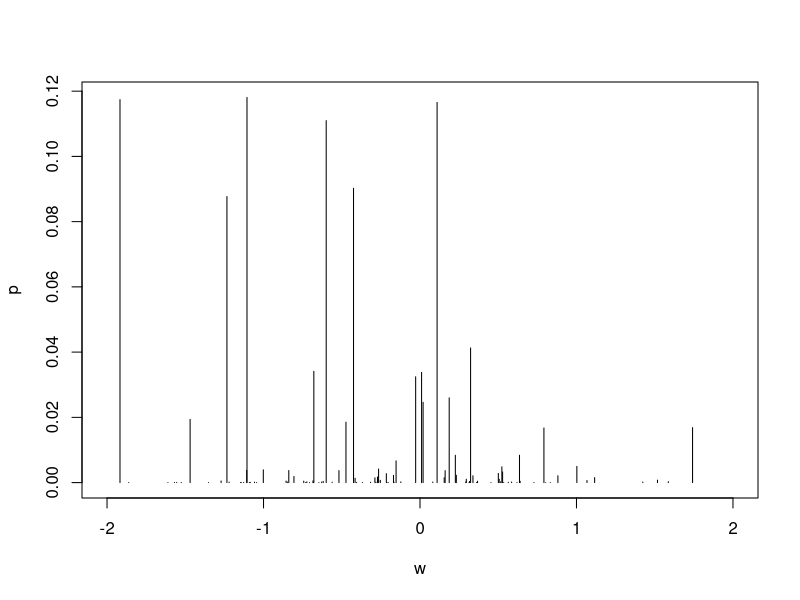

This figure's R source:
N <- 100
alpha <- 10.0

v <- rep(0, N)
p <- rep(0, N)

for (k in 1:(N-1)) {
  v[k] <- rbeta(1, 1, alpha)
}

p[1] <- v[1] 
for (k in 2:(N-1)) {
  p[k] <- v[k] * (1-v[k-1]) * p[k-1]/v[k-1]
}

p.sum <- sum(p[1:(N-1)])
p[N] <- 1-p.sum

mu = 0.0 
sigma = 1.0

w <- rep(0, N)
for (i in 1:N){
  w[i] <- rnorm(1, mean=mu, sd=sigma)
}

plot(w, p, type='h', xlim=c(-2, 2))